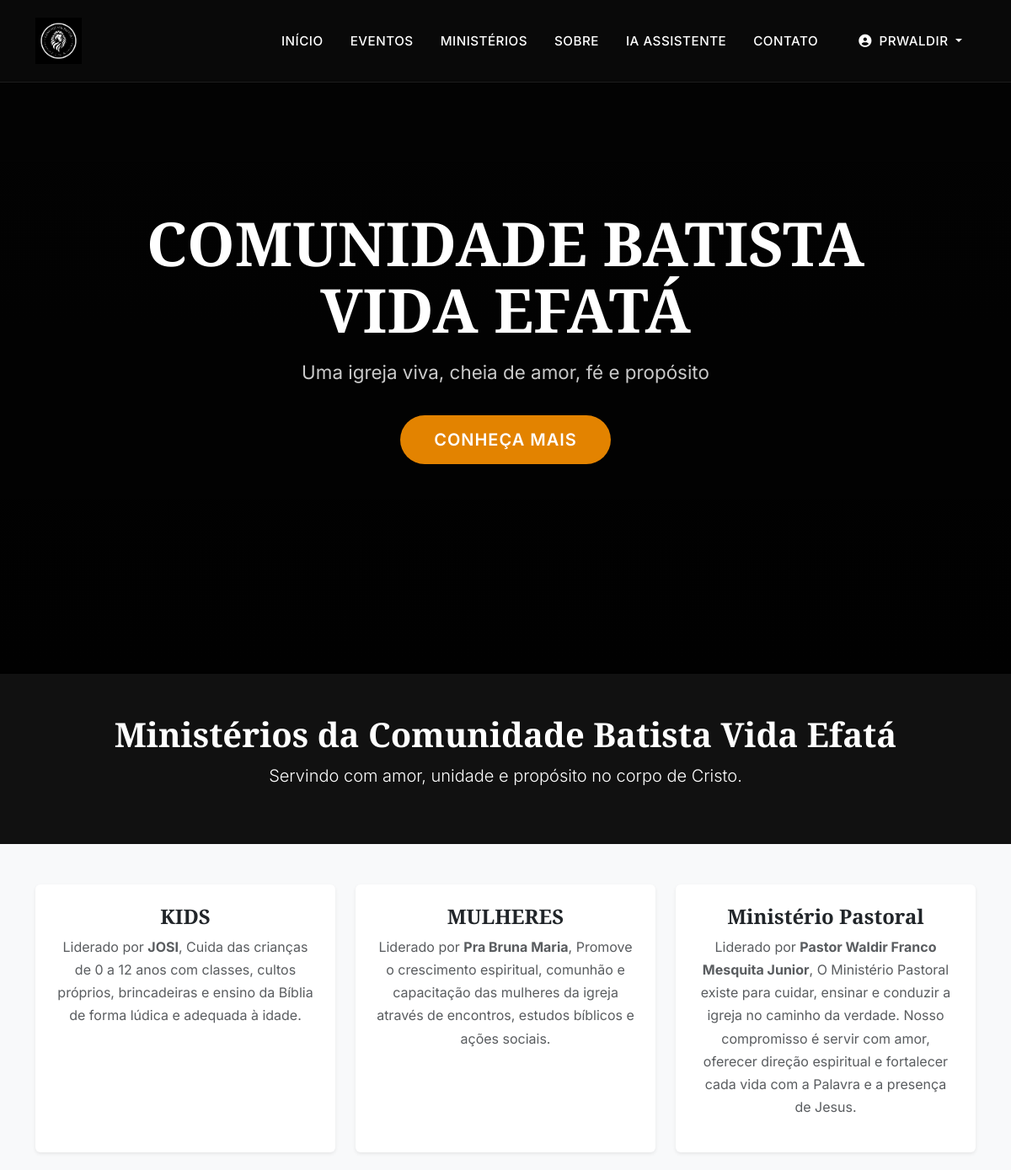
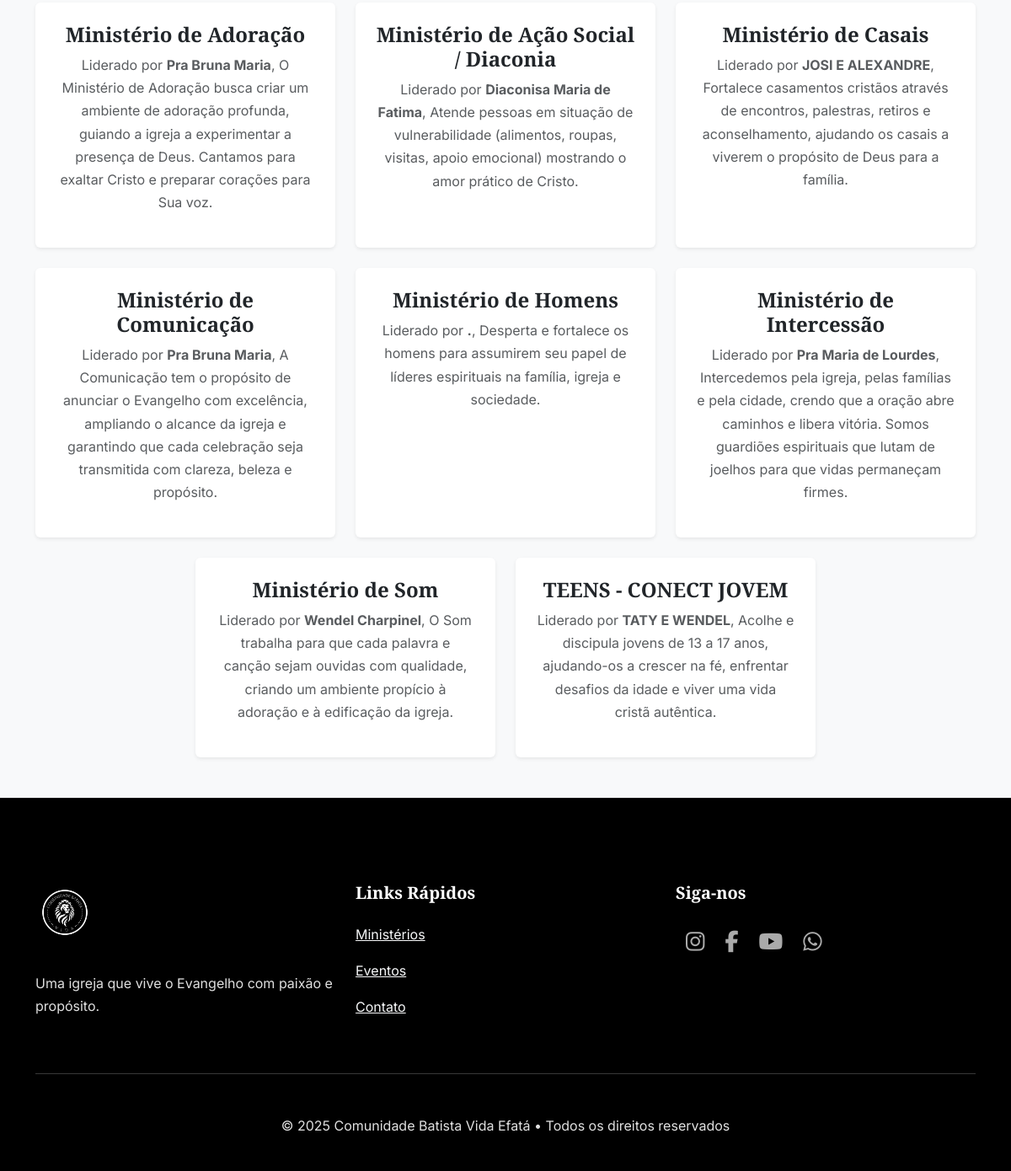
The page /ministerios (signed in) on the database its author committed (2 pictures, top to bottom).
### app.py (models this page shows, shortened)
class User(UserMixin, db.Model):
    __tablename__ = 'user'
    id = db.Column(db.Integer, primary_key=True)
    nome = db.Column(db.String(100), nullable=False)
    email = db.Column(db.String(100), unique=True, nullable=False)
    senha = db.Column(db.String(200), nullable=False)
    nivel_acesso = db.Column(db.Integer, default=2)
    is_secretaria = db.Column(db.Boolean, default=False)
    is_admin = db.Column(db.Boolean, default=False)
    membro_id = db.Column(db.Integer, db.ForeignKey('membro.id', name="fk_user_membro"), nullable=True)
    membro = db.relationship('Membro', backref='usuario', lazy=True)

class Ministerio(db.Model):
    __tablename__ = 'ministerio'
    id = db.Column(db.Integer, primary_key=True)
    nome = db.Column(db.String(100), nullable=False)
    lider = db.Column(db.String(100), nullable=False)
    descricao = db.Column(db.Text, nullable=False)

### app.py (the view)
@app.route('/ministerios')
def ministerios():
    ministerios = Ministerio.query.order_by(Ministerio.nome).all()
    return render_template('public/ministerios.html', ministerios=ministerios)

### app.py (called while the page is built)
@login_manager.user_loader
def load_user(user_id):
    return User.query.get(int(user_id))

@app.context_processor
def inject_now():
    return {'now': datetime.utcnow()}

### templates/public/ministerios.html (shortened to what this page needs)
{% extends "base.html" %}
{% block content %}
<section class="text-center py-5" style="background-color: #111; color: white;">
    <div class="container">
        <h1 class="fw-bold">Ministérios da Comunidade Batista Vida Efatá</h1>
        <p class="lead">Servindo com amor, unidade e propósito no corpo de Cristo.</p>
    </div>
</section>
<section class="py-5 bg-light">
    <div class="container">
        <div class="row g-4 justify-content-center">
            {% for m in ministerios %}
            <div class="col-md-4">
                <div class="card border-0 shadow-sm text-center p-4 h-100">
                    <h4 class="fw-bold text-dark">{{ m.nome }}</h4>
                    <p class="text-muted">Liderado por <strong>{{ m.lider }}</strong>, {{ m.descricao }}</p>
                </div>
            </div>
            {% else %}
            <div class="col-12 text-center">
                <p class="text-muted">Nenhum ministério cadastrado.</p>
            </div>
            {% endfor %}
        </div>
    </div>
</section>
{% endblock %}

### templates/base.html (shortened to what this page needs)
<!DOCTYPE html>
<html lang="pt-BR">
<head>
    <link href="https://cdn.jsdelivr.net/npm/bootstrap@5.3.3/dist/css/bootstrap.min.css" rel="stylesheet">
    <link rel="stylesheet" href="https://cdnjs.cloudflare.com/ajax/libs/font-awesome/6.5.0/css/all.min.css">
</head>
<body>
    <nav class="navbar navbar-expand-lg">
        <div class="container">
            <a class="navbar-brand" href="{{ url_for('index') }}">
                <img src="{{ url_for('static', filename='img/logo-branca.png') }}" alt="Vida Efatá">
            </a>
            <div class="collapse navbar-collapse" id="navbarNav">
                <ul class="navbar-nav ms-auto align-items-center">
                    <li class="nav-item"><a class="nav-link" href="{{ url_for('index') }}">Início</a></li>
                    <li class="nav-item"><a class="nav-link" href="{{ url_for('eventos') }}">Eventos</a></li>
                    <li class="nav-item"><a class="nav-link" href="{{ url_for('ministerios') }}">Ministérios</a></li>
                    <li class="nav-item"><a class="nav-link" href="{{ url_for('sobre') }}">Sobre</a></li>
                    <li class="nav-item"><a class="nav-link" href="{{ url_for('assistente') }}">IA Assistente</a></li>
                    <li class="nav-item"><a class="nav-link" href="{{ url_for('contato') }}">Contato</a></li>
                    {% if current_user.is_authenticated %}
                        <li class="nav-item dropdown ms-3">
                            <a class="nav-link dropdown-toggle" href="#" role="button" data-bs-toggle="dropdown">
                                <i class="fas fa-user-circle me-1"></i> {{ current_user.nome }}
                            </a>
                        </li>
                    {% else %}
                        <li class="nav-item ms-3">
                            <a class="btn btn-outline-light btn-sm rounded-pill px-4" href="{{ url_for('login') }}">Login</a>
                        </li>
                    {% endif %}
                </ul>
            </div>
        </div>
    </nav>
    <section class="hero">
        <video autoplay muted loop playsinline>
            <source src="{{ url_for('static', filename='video/hero-video.mp4') }}" type="video/mp4">
        </video>
        <div class="container position-relative">
            <h1>COMUNIDADE BATISTA<br>VIDA EFATÁ</h1>
            <p>Uma igreja viva, cheia de amor, fé e propósito</p>
            <a href="{{ url_for('sobre') }}" class="btn btn-primary btn-lg">Conheça Mais</a>
        </div>
    </section>
    <main>
        {% block content %}{% endblock %}
    </main>
    <footer class="text-center text-lg-start">
        <div class="container">
            <div class="row">
                <div class="col-lg-4 mb-5 mb-lg-0">
                    <img src="{{ url_for('static', filename='img/logo-branca.png') }}" alt="Vida Efatá">
                    <p class="mt-3">Uma igreja que vive o Evangelho com paixão e propósito.</p>
                </div>
                <div class="col-lg-4 mb-5 mb-lg-0">
                    <h5 class="text-white mb-4">Links Rápidos</h5>
                    <p><a href="{{ url_for('ministerios') }}" class="text-light">Ministérios</a></p>
                    <p><a href="{{ url_for('eventos') }}" class="text-light">Eventos</a></p>
                    <p><a href="{{ url_for('contato') }}" class="text-light">Contato</a></p>
                </div>
                <div class="col-lg-4">
                    <h5 class="text-white mb-4">Siga-nos</h5>
                    <div class="social-icons d-flex justify-content-center justify-content-lg-start">
                        <a href="#"><i class="fab fa-instagram"></i></a>
                        <a href="#"><i class="fab fa-facebook-f"></i></a>
                        <a href="#"><i class="fab fa-youtube"></i></a>
                        <a href="#"><i class="fab fa-whatsapp"></i></a>
                    </div>
                </div>
            </div>
            <hr class="my-5">
            <p class="text-center mb-0">&copy; {{ now.year }} Comunidade Batista Vida Efatá • Todos os direitos reservados</p>
        </div>
    </footer>
</body>
</html>

### templates/base.html (style rules this page uses)
:root { --cor-primaria: #e38300; --cor-secundaria: #ffffff; --cor-fundo: #0a0a0a; --cor-texto: #e0e0e0; --cor-cinza: #333; }
body { font-family: 'Inter', sans-serif; background-color: var(--cor-fundo); color: var(--cor-texto); line-height: 1.7; font-weight: 400; }
h1, h2, h3, h4, h5, h6 { font-family: 'Playfair Display', serif; font-weight: 700; color: white; }
.navbar { background: rgba(10,10,10,0.95) !important; backdrop-filter: blur(12px); border-bottom: 1px solid rgba(255,255,255,0.08); padding: 1rem 0; position: fixed; width: 100%; top: 0; z-index: 1000; transition: all 0.4s; }
.navbar-brand img { height: 55px; transition: all 0.3s; }
.nav-link { color: white !important; font-weight: 500; text-transform: uppercase; font-size: 0.95rem; letter-spacing: 0.5px; padding: 0.5rem 1rem !important; transition: all 0.3s; }
.hero { height: 100vh; min-height: 650px; position: relative; display: flex; align-items: center; justify-content: center; text-align: center; overflow: hidden; }
.hero video { position: absolute; top: 0; left: 0; width: 100%; height: 100%; object-fit: cover; z-index: -1; }
.hero::before { content: ''; position: absolute; top: 0; left: 0; right: 0; bottom: 0; background: linear-gradient(to bottom, rgba(0,0,0,0.7), rgba(0,0,0,0.9)); z-index: -1; }
.hero h1 { font-size: 4.5rem; line-height: 1.1; margin-bottom: 1rem; }
.hero p { font-size: 1.4rem; max-width: 800px; margin: 0 auto 2rem; opacity: 0.9; }
.btn-primary { background: var(--cor-primaria); border: none; padding: 14px 40px; border-radius: 50px; font-weight: 600; text-transform: uppercase; letter-spacing: 1px; transition: all 0.4s; }
section { padding: 120px 0; }
footer { background: #000; padding: 100px 0 40px; border-top: 1px solid rgba(255,255,255,0.1); }
footer img { height: 70px; margin-bottom: 20px; }
.social-icons a { color: #aaa; font-size: 1.6rem; margin: 0 12px; transition: all 0.3s; }

### rows shown on the page
User: nome "PRWALDIR"
Ministerio: nome "KIDS", lider "JOSI", descricao "Cuida das crianças de 0 a 12 anos com classes, cultos próprios, brincadeiras e ensino da Bíblia de forma lúdica e adequada à idade."
Ministerio: nome "MULHERES", lider "Pra Bruna Maria", descricao "Promove o crescimento espiritual, comunhão e capacitação das mulheres da igreja através de encontros, estudos bíblicos e ações sociais."
Ministerio: nome "Ministério Pastoral", lider "Pastor Waldir Franco Mesquita Junior", descricao "O Ministério Pastoral existe para cuidar, ensinar e conduzir a igreja no caminho da verdade. Nosso compromisso é servir com amor, oferecer direção espiritual e fortalecer cada vida com a Palavra e a presença de Jesus."
Ministerio: nome "Ministério de Adoração", lider "Pra Bruna Maria", descricao "O Ministério de Adoração busca criar um ambiente de adoração profunda, guiando a igreja a experimentar a presença de Deus. Cantamos para exaltar Cristo e preparar corações para Sua voz."
Ministerio: nome "Ministério de Ação Social / Diaconia", lider "Diaconisa Maria de Fatima", descricao "Atende pessoas em situação de vulnerabilidade (alimentos, roupas, visitas, apoio emocional) mostrando o amor prático de Cristo."
Ministerio: nome "Ministério de Casais", lider "JOSI E ALEXANDRE", descricao "Fortalece casamentos cristãos através de encontros, palestras, retiros e aconselhamento, ajudando os casais a viverem o propósito de Deus para a família."
Ministerio: nome "Ministério de Comunicação", lider "Pra Bruna Maria", descricao "A Comunicação tem o propósito de anunciar o Evangelho com excelência, ampliando o alcance da igreja e garantindo que cada celebração seja transmitida com clareza, beleza e propósito."
Ministerio: nome "Ministério de Homens", lider ".", descricao "Desperta e fortalece os homens para assumirem seu papel de líderes espirituais na família, igreja e sociedade."
Ministerio: nome "Ministério de Intercessão", lider "Pra Maria de Lourdes", descricao "Intercedemos pela igreja, pelas famílias e pela cidade, crendo que a oração abre caminhos e libera vitória. Somos guardiões espirituais que lutam de joelhos para que vidas permaneçam firmes."
Ministerio: nome "Ministério de Som", lider "Wendel Charpinel", descricao "O Som trabalha para que cada palavra e canção sejam ouvidas com qualidade, criando um ambiente propício à adoração e à edificação da igreja."
Ministerio: nome "TEENS - CONECT JOVEM", lider "TATY E WENDEL", descricao "Acolhe e discipula jovens de 13 a 17 anos, ajudando-os a crescer na fé, enfrentar desafios da idade e viver uma vida cristã autêntica."
